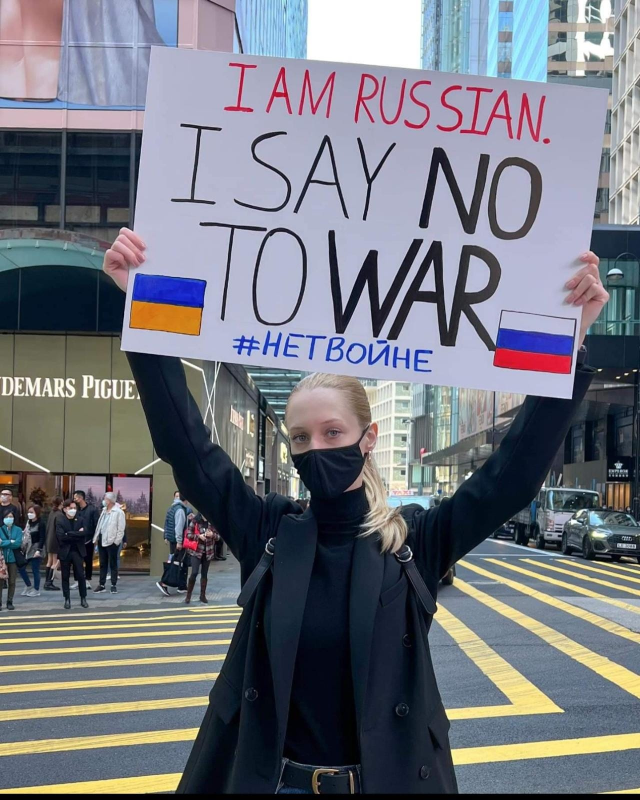
#> input picture Basic/img1.jpeg, 1280 x 1600 px (shown at 1/2 size)
$ python Image_Transformations.py
#> lines starting #> are read from the running program, lines starting #| are printed output that depends on the picture
import cv2 as cv
import numpy as np
image = cv.imread('img1.jpeg')
#> image is the input picture: shape (1600, 1280, 3); mean B, G, R 126.7, 117.9, 115
img = cv.resize(image,(700,1000))
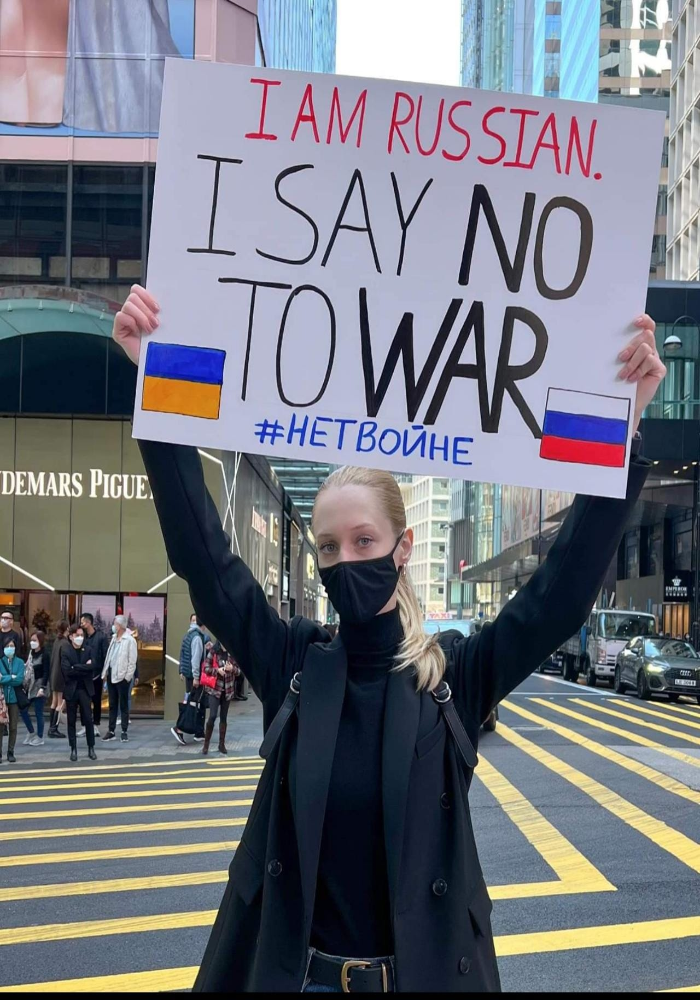
#> img: shape (1000, 700, 3); mean B, G, R 126.6, 117.9, 114.9
#cv.imshow('img',img)

# Translation
def translate(img,x,y): #x,y stands for the number of pixels you want to shift along the x and y axis
    transMat = np.float32([[1,0,x],[0,1,y]])
    dimensions = (img.shape[1],img.shape[0])
    return cv.warpAffine(img,transMat,dimensions)
# -x --> Left
# -y --> Up
# x --> Right
# y --> Down
#translated = translate(img,100,100)
#cv.imshow('Translated',translated)
#https://sites.google.com/view/hwangp/%E7%B7%9A%E6%80%A7%E4%BB%A3%E6%95%B8/linear-algebra/affine-transformation#h.7nkubdq9jmyc

'''# Rotation
def rotate (img,angle,rotPoint = None):
    (height,width) = img.shape[:2] #0 for height, 1 for width
    dimensions = (width,height)
    if rotPoint is None:
        rotPoint = (width//2,height//2)
    rotMat = cv.getRotationMatrix2D(rotPoint, angle, 1.0)
    #cv.getRotationMatrix2D(center,angle,scale)
    return cv.warpAffine(img,rotMat,dimensions)

#rotated =rotate(img,45) # counterclockwise
rotated =rotate(img,-45) # clockwise
cv.imshow('rotate',rotated)
cv.waitKey(0)'''

'''# Resizing
resized = cv.resize(img,(500,500),interpolation=cv.INTER_CUBIC)
cv.imshow('resized',resized)'''

# [7 lines of commented-out code are left out]
cropped = img[200:400,300:400]
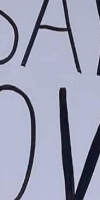
#> cropped: shape (200, 100, 3); mean B, G, R 181, 159.2, 155.6
cv.imshow('Flip',cropped)
cv.waitKey(0)
